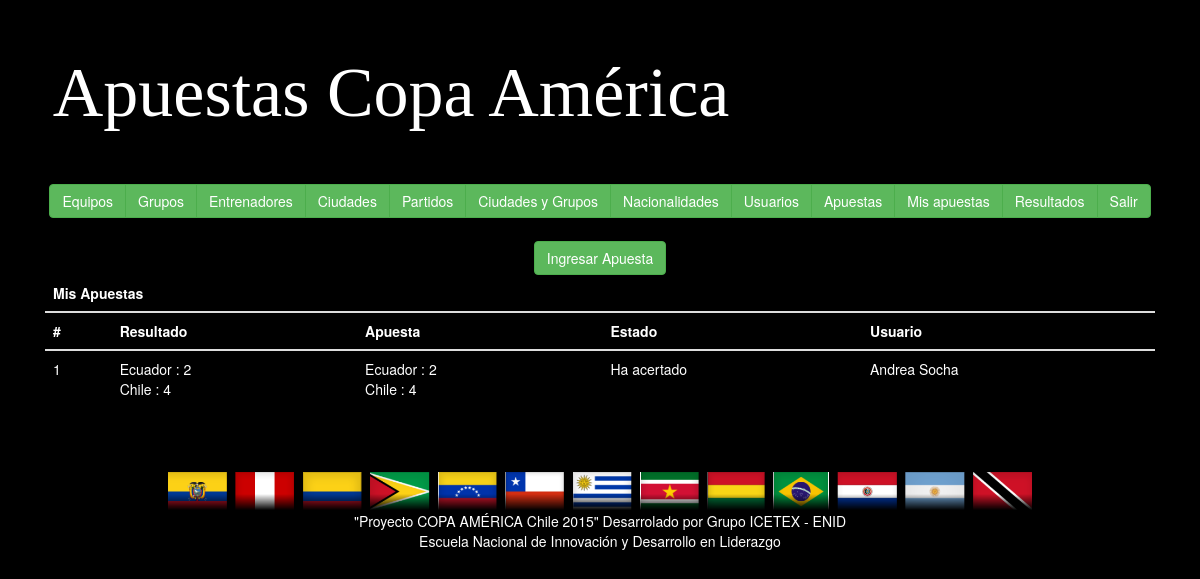
Page /home.php (signed in) on the committed database.
### tables this page shows
CREATE TABLE IF NOT EXISTS `tbpartidos` (
`idpartido` int(11) NOT NULL,
  `equipolocal` int(11) NOT NULL,
  `equipovisit` int(11) NOT NULL,
  `horario` datetime NOT NULL,
  `idciudadestadio` int(11) NOT NULL,
  `marcadorlocal` int(2) DEFAULT NULL,
  `marcadorvisit` int(2) DEFAULT NULL
);

CREATE TABLE IF NOT EXISTS `tbequipo` (
`idequipo` int(11) NOT NULL,
  `nomequi` varchar(25) NOT NULL,
  `fechafund` date NOT NULL,
  `paginaweb` varchar(50) DEFAULT NULL,
  `ciudadcap` varchar(30) NOT NULL,
  `grupo` int(11) NOT NULL
);

CREATE TABLE IF NOT EXISTS `tbapuesta` (
`idapuesta` int(11) NOT NULL,
  `marcadorlocal` int(2) NOT NULL,
  `marcadorvisit` int(2) NOT NULL,
  `idpartido` int(11) NOT NULL,
  `idusuario` int(11) NOT NULL
);

CREATE TABLE IF NOT EXISTS `tbusuario` (
`idusuario` int(11) NOT NULL,
  `nombre` varchar(25) NOT NULL,
  `apellido` varchar(25) NOT NULL,
  `numdoc` varchar(10) NOT NULL,
  `email` varchar(50) NOT NULL,
  `username` varchar(25) NOT NULL,
  `password` varchar(64) NOT NULL,
  `tipouser` int(11) NOT NULL
);

### modelo/mtbapuesta.php (called while the page is built, shortened)
<?php
	include('controlador/conexion.php');
	include('functions.php');
	class Mapuesta extends Funciones
	{
		public function consultar_resultados_apuesta()
		{
			$sql="SELECT tbp.idpartido,  tbe.nomequi as equilo, tbe1.nomequi as equivi, tbp.marcadorlocal as resloc, tbp.marcadorvisit as resvis, tbap.marcadorlocal as apuloc, tbap.marcadorvisit as apuvis, tbus.nombre, tbus.apellido FROM tbpartidos as tbp
					INNER JOIN tbequipo as tbe ON tbe.idequipo = tbp.equipolocal
					INNER JOIN tbequipo as tbe1 ON tbe1.idequipo = tbp.equipovisit
    				INNER JOIN tbapuesta as tbap ON tbap.idpartido = tbp.idpartido
    				INNER JOIN tbusuario as tbus ON tbap.idusuario = tbus.idusuario
				";
			return $this->SeleccionDatos($sql);
		}
	}

### modelo/functions.php (called while the page is built, shortened)
<?php
	class Funciones {
        function SeleccionDatos($consulta)
        {
                $conexionBD = new conexion();
                $conexionBD -> conectarBD();
                $datos = $conexionBD -> ejeCon($consulta, 0);
                return $datos;
        }
}

### controlador/configuracion.php (called while the page is built)
<?php
	$serv_bd = "localhost";
	$usu_bd = "root";
	$pass_bd = "";
	$bd = "bdcopaamerica";
?>

### controlador/conexion.php (called while the page is built, shortened)
<?php
	class conexion {
		function conectarBD() {
			include("configuracion.php");
			$this -> link = mysql_connect ($serv_bd, $usu_bd, $pass_bd);
			$bd2 = mysql_select_db($bd);
		}
		function ejeCon($con, $op) {
			$this -> resultado = mysql_query($con) or die("La consulta fallo: ". mysql_error());
			if($op == 0) {
				while ($linea = mysql_fetch_array($this -> resultado)) {
					$arrayResultado[] = $linea;
				}
			} else {
				$arrayResultado[] = 0;
			}
			$resarr = isset ($arrayResultado) ? $arrayResultado: NULL;
			if($resarr) {
				return $arrayResultado;
			}
		}
	}
?>

### vista/vdetalleapuestas.php (the view, shortened to what this page needs)
<?php include("controlador/capuestas.php"); ?>
<a href="home.php?var=3" class="btn btn-success">Ingresar Apuesta</a>
<table class="table">
	<thead>
		<tr>
			<th colspan="5">Mis Apuestas</th>
		</tr>
		<tr>
			<th>#</th>
			<th>Resultado</th>
			<th>Apuesta</th>
			<th>Estado</th>
			<th>Usuario</th>
		</tr>
	</thead>
	<tbody>
		<?php if ($perfil==1): ?>
			<?php for($i=0 ; $i < count($result = $apuesta->getResultApuTod()) ; $i++): ?>
				<tr>
					<td class="text-left"><?= $i + 1 ?></td>
					<td class="text-left">
						<?= $result[$i]['equilo'] ?> : <?= $result[$i]['resloc'] ?> <br>
						<?= $result[$i]['equivi'] ?> : <?= $result[$i]['resvis'] ?>
					</td>
					<td class="text-left">
						<?= $result[$i]['equilo'] ?> : <?= $result[$i]['apuloc'] ?> <br>
						<?= $result[$i]['equivi'] ?> : <?= $result[$i]['apuvis'] ?>
					</td>
					<td class="text-left">
						<?php $apuesta->getResApu($result[$i]['resloc'] , $result[$i]['apuloc'], $result[$i]['resvis'], $result[$i]['apuvis']) ?>
					</td>
					<td class="text-left">
						<?= $result[$i]['nombre'] . " " . $result[$i]['apellido'] ?>
					</td>
				</tr>
			<?php endfor; ?>
		<?php endif ?>
	</tbody>
</table>

### controlador/capuestas.php (shortened to what this page needs)
<?php
    include("modelo/mtbapuesta.php");
    $marcadorlocal  = isset($_POST['marcadorlocal']) ? $_POST['marcadorlocal'] : NULL;
    $marcadorvisit  = isset($_POST['marcadorvisit']) ? $_POST['marcadorvisit'] : NULL;
    $idpartido      = isset($_POST['idpartido']) ? $_POST['idpartido'] : NULL;
    $idusuario      = isset($_SESSION['idUsuario']) ? $_SESSION['idUsuario'] : NULL;
    $apuesta = new ApuestaController($marcadorlocal, $marcadorvisit,$idpartido, $idusuario);
    class ApuestaController {
        private $apuesta;
        public function __construct($marcadorlocal, $marcadorvisit,$idpartido, $idusuario)
        {
            $this->apuesta = new Mapuesta($marcadorlocal, $marcadorvisit,$idpartido, $idusuario);
        }
        public function getApuesta()
        {
            return $this->apuesta;
        }
        public function getResultApuTod()
        {
            return $this->getApuesta()->consultar_resultados_apuesta();
        }
        public function getResApu($resloc, $apuloc, $resvis, $apuvis)
        {
                if ($resloc == $apuloc && $resvis == $apuvis)
                {
                    echo "Ha acertado";
                }
                else
                {
                    echo "No ha acertado";
                }
        }
    }

### rows in the picture
tbpartidos: equipolocal.nomequi "Ecuador", marcadorlocal "2", equipovisit.nomequi "Chile", marcadorvisit "4", tbapuesta.marcadorlocal "2", tbapuesta.marcadorvisit "4", shows "Ha acertado", tbusuario.nombre "Andrea", tbusuario.apellido "Socha"
